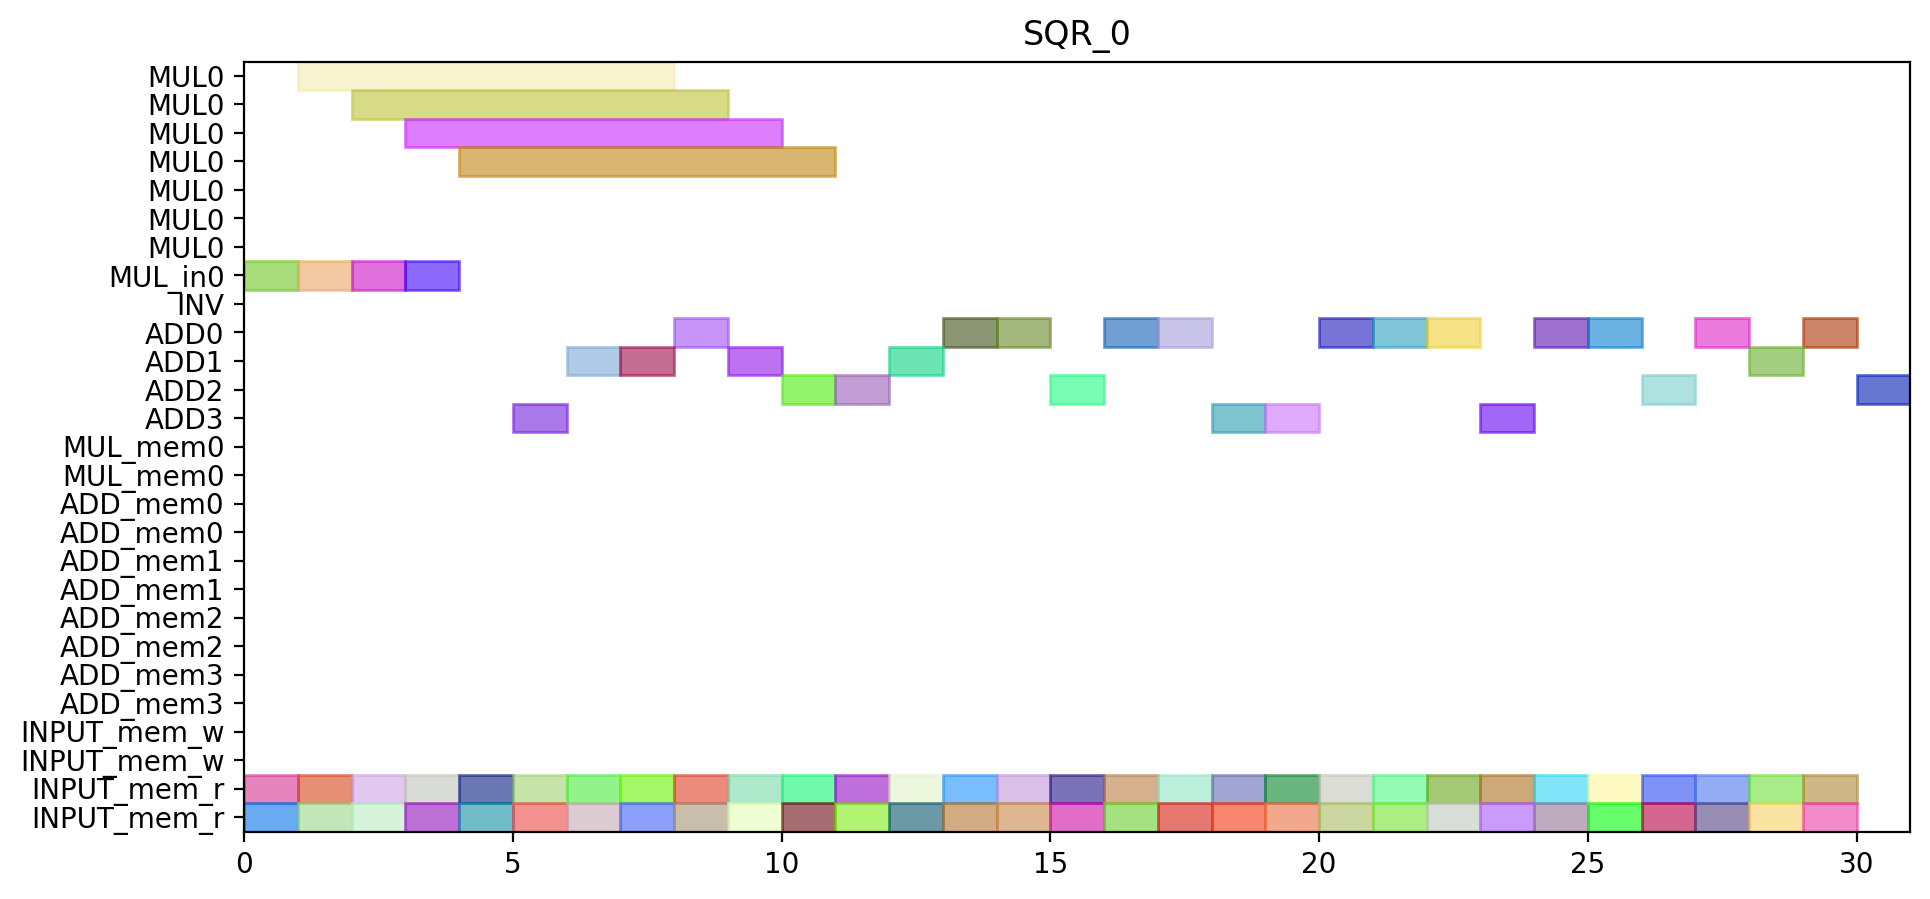

Source code (Python):
from pyschedule import Scenario, solvers, plotters, alt


def solve():
	horizon = 135
	S = Scenario("SQR_0", horizon=horizon)

	# resource
	MUL = S.Resources('MUL', num=1, size=7)
	MUL_in = S.Resources('MUL_in', num=1)
	INV = S.Resource('INV')
	ADD = S.Resources('ADD', num=4, periods=range(1, horizon))
	MUL_mem = S.Resources('MUL_mem', num=1, size=2)
	ADD_mem = S.Resources('ADD_mem', num=4, size=2)
	INPUT_mem_w = S.Resource('INPUT_mem_w', size=2)
	INPUT_mem_r = S.Resource('INPUT_mem_r', size=2)

	# result of previous scheduling

	# new tasks
	c_a1_0_y1_0 = S.Task('c_a1_0_y1_0', length=1, delay_cost=1)
	c_a1_0_y1_0 += alt(ADD)

	c_a1_0_y1_0_mem0 = S.Task('c_a1_0_y1_0_mem0', length=1, delay_cost=1)
	c_a1_0_y1_0_mem0 += INPUT_mem_r
	S += c_a1_0_y1_0_mem0 <= c_a1_0_y1_0

	c_a1_0_y1_0_mem1 = S.Task('c_a1_0_y1_0_mem1', length=1, delay_cost=1)
	c_a1_0_y1_0_mem1 += INPUT_mem_r
	S += c_a1_0_y1_0_mem1 <= c_a1_0_y1_0

	c_a1_0_y1_1 = S.Task('c_a1_0_y1_1', length=1, delay_cost=1)
	c_a1_0_y1_1 += alt(ADD)

	c_a1_0_y1_1_mem0 = S.Task('c_a1_0_y1_1_mem0', length=1, delay_cost=1)
	c_a1_0_y1_1_mem0 += INPUT_mem_r
	S += c_a1_0_y1_1_mem0 <= c_a1_0_y1_1

	c_a1_0_y1_1_mem1 = S.Task('c_a1_0_y1_1_mem1', length=1, delay_cost=1)
	c_a1_0_y1_1_mem1 += INPUT_mem_r
	S += c_a1_0_y1_1_mem1 <= c_a1_0_y1_1

	c_t0010 = S.Task('c_t0010', length=1, delay_cost=1)
	c_t0010 += alt(ADD)

	c_t0010_mem0 = S.Task('c_t0010_mem0', length=1, delay_cost=1)
	c_t0010_mem0 += INPUT_mem_r
	S += c_t0010_mem0 <= c_t0010

	c_t0010_mem1 = S.Task('c_t0010_mem1', length=1, delay_cost=1)
	c_t0010_mem1 += INPUT_mem_r
	S += c_t0010_mem1 <= c_t0010

	c_t0011 = S.Task('c_t0011', length=1, delay_cost=1)
	c_t0011 += alt(ADD)

	c_t0011_mem0 = S.Task('c_t0011_mem0', length=1, delay_cost=1)
	c_t0011_mem0 += INPUT_mem_r
	S += c_t0011_mem0 <= c_t0011

	c_t0011_mem1 = S.Task('c_t0011_mem1', length=1, delay_cost=1)
	c_t0011_mem1 += INPUT_mem_r
	S += c_t0011_mem1 <= c_t0011

	c_t0100 = S.Task('c_t0100', length=1, delay_cost=1)
	c_t0100 += alt(ADD)

	c_t0100_mem0 = S.Task('c_t0100_mem0', length=1, delay_cost=1)
	c_t0100_mem0 += INPUT_mem_r
	S += c_t0100_mem0 <= c_t0100

	c_t0100_mem1 = S.Task('c_t0100_mem1', length=1, delay_cost=1)
	c_t0100_mem1 += INPUT_mem_r
	S += c_t0100_mem1 <= c_t0100

	c_t0101 = S.Task('c_t0101', length=1, delay_cost=1)
	c_t0101 += alt(ADD)

	c_t0101_mem0 = S.Task('c_t0101_mem0', length=1, delay_cost=1)
	c_t0101_mem0 += INPUT_mem_r
	S += c_t0101_mem0 <= c_t0101

	c_t0101_mem1 = S.Task('c_t0101_mem1', length=1, delay_cost=1)
	c_t0101_mem1 += INPUT_mem_r
	S += c_t0101_mem1 <= c_t0101

	c_t0110 = S.Task('c_t0110', length=1, delay_cost=1)
	c_t0110 += alt(ADD)

	c_t0110_mem0 = S.Task('c_t0110_mem0', length=1, delay_cost=1)
	c_t0110_mem0 += INPUT_mem_r
	S += c_t0110_mem0 <= c_t0110

	c_t0110_mem1 = S.Task('c_t0110_mem1', length=1, delay_cost=1)
	c_t0110_mem1 += INPUT_mem_r
	S += c_t0110_mem1 <= c_t0110

	c_t0111 = S.Task('c_t0111', length=1, delay_cost=1)
	c_t0111 += alt(ADD)

	c_t0111_mem0 = S.Task('c_t0111_mem0', length=1, delay_cost=1)
	c_t0111_mem0 += INPUT_mem_r
	S += c_t0111_mem0 <= c_t0111

	c_t0111_mem1 = S.Task('c_t0111_mem1', length=1, delay_cost=1)
	c_t0111_mem1 += INPUT_mem_r
	S += c_t0111_mem1 <= c_t0111

	c_t0200 = S.Task('c_t0200', length=1, delay_cost=1)
	c_t0200 += alt(ADD)

	c_t0200_mem0 = S.Task('c_t0200_mem0', length=1, delay_cost=1)
	c_t0200_mem0 += INPUT_mem_r
	S += c_t0200_mem0 <= c_t0200

	c_t0200_mem1 = S.Task('c_t0200_mem1', length=1, delay_cost=1)
	c_t0200_mem1 += INPUT_mem_r
	S += c_t0200_mem1 <= c_t0200

	c_t0201 = S.Task('c_t0201', length=1, delay_cost=1)
	c_t0201 += alt(ADD)

	c_t0201_mem0 = S.Task('c_t0201_mem0', length=1, delay_cost=1)
	c_t0201_mem0 += INPUT_mem_r
	S += c_t0201_mem0 <= c_t0201

	c_t0201_mem1 = S.Task('c_t0201_mem1', length=1, delay_cost=1)
	c_t0201_mem1 += INPUT_mem_r
	S += c_t0201_mem1 <= c_t0201

	c_t0210 = S.Task('c_t0210', length=1, delay_cost=1)
	c_t0210 += alt(ADD)

	c_t0210_mem0 = S.Task('c_t0210_mem0', length=1, delay_cost=1)
	c_t0210_mem0 += INPUT_mem_r
	S += c_t0210_mem0 <= c_t0210

	c_t0210_mem1 = S.Task('c_t0210_mem1', length=1, delay_cost=1)
	c_t0210_mem1 += INPUT_mem_r
	S += c_t0210_mem1 <= c_t0210

	c_t0211 = S.Task('c_t0211', length=1, delay_cost=1)
	c_t0211 += alt(ADD)

	c_t0211_mem0 = S.Task('c_t0211_mem0', length=1, delay_cost=1)
	c_t0211_mem0 += INPUT_mem_r
	S += c_t0211_mem0 <= c_t0211

	c_t0211_mem1 = S.Task('c_t0211_mem1', length=1, delay_cost=1)
	c_t0211_mem1 += INPUT_mem_r
	S += c_t0211_mem1 <= c_t0211

	c_t1000 = S.Task('c_t1000', length=1, delay_cost=1)
	c_t1000 += alt(ADD)

	c_t1000_mem0 = S.Task('c_t1000_mem0', length=1, delay_cost=1)
	c_t1000_mem0 += INPUT_mem_r
	S += c_t1000_mem0 <= c_t1000

	c_t1000_mem1 = S.Task('c_t1000_mem1', length=1, delay_cost=1)
	c_t1000_mem1 += INPUT_mem_r
	S += c_t1000_mem1 <= c_t1000

	c_t1001 = S.Task('c_t1001', length=1, delay_cost=1)
	c_t1001 += alt(ADD)

	c_t1001_mem0 = S.Task('c_t1001_mem0', length=1, delay_cost=1)
	c_t1001_mem0 += INPUT_mem_r
	S += c_t1001_mem0 <= c_t1001

	c_t1001_mem1 = S.Task('c_t1001_mem1', length=1, delay_cost=1)
	c_t1001_mem1 += INPUT_mem_r
	S += c_t1001_mem1 <= c_t1001

	c_t1010 = S.Task('c_t1010', length=1, delay_cost=1)
	c_t1010 += alt(ADD)

	c_t1010_mem0 = S.Task('c_t1010_mem0', length=1, delay_cost=1)
	c_t1010_mem0 += INPUT_mem_r
	S += c_t1010_mem0 <= c_t1010

	c_t1010_mem1 = S.Task('c_t1010_mem1', length=1, delay_cost=1)
	c_t1010_mem1 += INPUT_mem_r
	S += c_t1010_mem1 <= c_t1010

	c_t1011 = S.Task('c_t1011', length=1, delay_cost=1)
	c_t1011 += alt(ADD)

	c_t1011_mem0 = S.Task('c_t1011_mem0', length=1, delay_cost=1)
	c_t1011_mem0 += INPUT_mem_r
	S += c_t1011_mem0 <= c_t1011

	c_t1011_mem1 = S.Task('c_t1011_mem1', length=1, delay_cost=1)
	c_t1011_mem1 += INPUT_mem_r
	S += c_t1011_mem1 <= c_t1011

	c_t1100 = S.Task('c_t1100', length=1, delay_cost=1)
	c_t1100 += alt(ADD)

	c_t1100_mem0 = S.Task('c_t1100_mem0', length=1, delay_cost=1)
	c_t1100_mem0 += INPUT_mem_r
	S += c_t1100_mem0 <= c_t1100

	c_t1100_mem1 = S.Task('c_t1100_mem1', length=1, delay_cost=1)
	c_t1100_mem1 += INPUT_mem_r
	S += c_t1100_mem1 <= c_t1100

	c_t1101 = S.Task('c_t1101', length=1, delay_cost=1)
	c_t1101 += alt(ADD)

	c_t1101_mem0 = S.Task('c_t1101_mem0', length=1, delay_cost=1)
	c_t1101_mem0 += INPUT_mem_r
	S += c_t1101_mem0 <= c_t1101

	c_t1101_mem1 = S.Task('c_t1101_mem1', length=1, delay_cost=1)
	c_t1101_mem1 += INPUT_mem_r
	S += c_t1101_mem1 <= c_t1101

	c_t1110 = S.Task('c_t1110', length=1, delay_cost=1)
	c_t1110 += alt(ADD)

	c_t1110_mem0 = S.Task('c_t1110_mem0', length=1, delay_cost=1)
	c_t1110_mem0 += INPUT_mem_r
	S += c_t1110_mem0 <= c_t1110

	c_t1110_mem1 = S.Task('c_t1110_mem1', length=1, delay_cost=1)
	c_t1110_mem1 += INPUT_mem_r
	S += c_t1110_mem1 <= c_t1110

	c_t1111 = S.Task('c_t1111', length=1, delay_cost=1)
	c_t1111 += alt(ADD)

	c_t1111_mem0 = S.Task('c_t1111_mem0', length=1, delay_cost=1)
	c_t1111_mem0 += INPUT_mem_r
	S += c_t1111_mem0 <= c_t1111

	c_t1111_mem1 = S.Task('c_t1111_mem1', length=1, delay_cost=1)
	c_t1111_mem1 += INPUT_mem_r
	S += c_t1111_mem1 <= c_t1111

	c_t1200 = S.Task('c_t1200', length=1, delay_cost=1)
	c_t1200 += alt(ADD)

	c_t1200_mem0 = S.Task('c_t1200_mem0', length=1, delay_cost=1)
	c_t1200_mem0 += INPUT_mem_r
	S += c_t1200_mem0 <= c_t1200

	c_t1200_mem1 = S.Task('c_t1200_mem1', length=1, delay_cost=1)
	c_t1200_mem1 += INPUT_mem_r
	S += c_t1200_mem1 <= c_t1200

	c_t1201 = S.Task('c_t1201', length=1, delay_cost=1)
	c_t1201 += alt(ADD)

	c_t1201_mem0 = S.Task('c_t1201_mem0', length=1, delay_cost=1)
	c_t1201_mem0 += INPUT_mem_r
	S += c_t1201_mem0 <= c_t1201

	c_t1201_mem1 = S.Task('c_t1201_mem1', length=1, delay_cost=1)
	c_t1201_mem1 += INPUT_mem_r
	S += c_t1201_mem1 <= c_t1201

	c_t1210 = S.Task('c_t1210', length=1, delay_cost=1)
	c_t1210 += alt(ADD)

	c_t1210_mem0 = S.Task('c_t1210_mem0', length=1, delay_cost=1)
	c_t1210_mem0 += INPUT_mem_r
	S += c_t1210_mem0 <= c_t1210

	c_t1210_mem1 = S.Task('c_t1210_mem1', length=1, delay_cost=1)
	c_t1210_mem1 += INPUT_mem_r
	S += c_t1210_mem1 <= c_t1210

	c_t1211 = S.Task('c_t1211', length=1, delay_cost=1)
	c_t1211 += alt(ADD)

	c_t1211_mem0 = S.Task('c_t1211_mem0', length=1, delay_cost=1)
	c_t1211_mem0 += INPUT_mem_r
	S += c_t1211_mem0 <= c_t1211

	c_t1211_mem1 = S.Task('c_t1211_mem1', length=1, delay_cost=1)
	c_t1211_mem1 += INPUT_mem_r
	S += c_t1211_mem1 <= c_t1211

	c_t3_t0_t0_t0_in = S.Task('c_t3_t0_t0_t0_in', length=1, delay_cost=1)
	c_t3_t0_t0_t0_in += alt(MUL_in)
	c_t3_t0_t0_t0 = S.Task('c_t3_t0_t0_t0', length=7, delay_cost=1)
	c_t3_t0_t0_t0 += alt(MUL)
	S += c_t3_t0_t0_t0>=c_t3_t0_t0_t0_in

	c_t3_t0_t0_t0_mem0 = S.Task('c_t3_t0_t0_t0_mem0', length=1, delay_cost=1)
	c_t3_t0_t0_t0_mem0 += INPUT_mem_r
	S += c_t3_t0_t0_t0_mem0 <= c_t3_t0_t0_t0

	c_t3_t0_t0_t0_mem1 = S.Task('c_t3_t0_t0_t0_mem1', length=1, delay_cost=1)
	c_t3_t0_t0_t0_mem1 += INPUT_mem_r
	S += c_t3_t0_t0_t0_mem1 <= c_t3_t0_t0_t0

	c_t3_t0_t0_t1_in = S.Task('c_t3_t0_t0_t1_in', length=1, delay_cost=1)
	c_t3_t0_t0_t1_in += alt(MUL_in)
	c_t3_t0_t0_t1 = S.Task('c_t3_t0_t0_t1', length=7, delay_cost=1)
	c_t3_t0_t0_t1 += alt(MUL)
	S += c_t3_t0_t0_t1>=c_t3_t0_t0_t1_in

	c_t3_t0_t0_t1_mem0 = S.Task('c_t3_t0_t0_t1_mem0', length=1, delay_cost=1)
	c_t3_t0_t0_t1_mem0 += INPUT_mem_r
	S += c_t3_t0_t0_t1_mem0 <= c_t3_t0_t0_t1

	c_t3_t0_t0_t1_mem1 = S.Task('c_t3_t0_t0_t1_mem1', length=1, delay_cost=1)
	c_t3_t0_t0_t1_mem1 += INPUT_mem_r
	S += c_t3_t0_t0_t1_mem1 <= c_t3_t0_t0_t1

	c_t3_t0_t0_t2 = S.Task('c_t3_t0_t0_t2', length=1, delay_cost=1)
	c_t3_t0_t0_t2 += alt(ADD)

	c_t3_t0_t0_t2_mem0 = S.Task('c_t3_t0_t0_t2_mem0', length=1, delay_cost=1)
	c_t3_t0_t0_t2_mem0 += INPUT_mem_r
	S += c_t3_t0_t0_t2_mem0 <= c_t3_t0_t0_t2

	c_t3_t0_t0_t2_mem1 = S.Task('c_t3_t0_t0_t2_mem1', length=1, delay_cost=1)
	c_t3_t0_t0_t2_mem1 += INPUT_mem_r
	S += c_t3_t0_t0_t2_mem1 <= c_t3_t0_t0_t2

	c_t3_t0_t0_t3 = S.Task('c_t3_t0_t0_t3', length=1, delay_cost=1)
	c_t3_t0_t0_t3 += alt(ADD)

	c_t3_t0_t0_t3_mem0 = S.Task('c_t3_t0_t0_t3_mem0', length=1, delay_cost=1)
	c_t3_t0_t0_t3_mem0 += INPUT_mem_r
	S += c_t3_t0_t0_t3_mem0 <= c_t3_t0_t0_t3

	c_t3_t0_t0_t3_mem1 = S.Task('c_t3_t0_t0_t3_mem1', length=1, delay_cost=1)
	c_t3_t0_t0_t3_mem1 += INPUT_mem_r
	S += c_t3_t0_t0_t3_mem1 <= c_t3_t0_t0_t3

	c_t3_t0_t1_t0_in = S.Task('c_t3_t0_t1_t0_in', length=1, delay_cost=1)
	c_t3_t0_t1_t0_in += alt(MUL_in)
	c_t3_t0_t1_t0 = S.Task('c_t3_t0_t1_t0', length=7, delay_cost=1)
	c_t3_t0_t1_t0 += alt(MUL)
	S += c_t3_t0_t1_t0>=c_t3_t0_t1_t0_in

	c_t3_t0_t1_t0_mem0 = S.Task('c_t3_t0_t1_t0_mem0', length=1, delay_cost=1)
	c_t3_t0_t1_t0_mem0 += INPUT_mem_r
	S += c_t3_t0_t1_t0_mem0 <= c_t3_t0_t1_t0

	c_t3_t0_t1_t0_mem1 = S.Task('c_t3_t0_t1_t0_mem1', length=1, delay_cost=1)
	c_t3_t0_t1_t0_mem1 += INPUT_mem_r
	S += c_t3_t0_t1_t0_mem1 <= c_t3_t0_t1_t0

	c_t3_t0_t1_t1_in = S.Task('c_t3_t0_t1_t1_in', length=1, delay_cost=1)
	c_t3_t0_t1_t1_in += alt(MUL_in)
	c_t3_t0_t1_t1 = S.Task('c_t3_t0_t1_t1', length=7, delay_cost=1)
	c_t3_t0_t1_t1 += alt(MUL)
	S += c_t3_t0_t1_t1>=c_t3_t0_t1_t1_in

	c_t3_t0_t1_t1_mem0 = S.Task('c_t3_t0_t1_t1_mem0', length=1, delay_cost=1)
	c_t3_t0_t1_t1_mem0 += INPUT_mem_r
	S += c_t3_t0_t1_t1_mem0 <= c_t3_t0_t1_t1

	c_t3_t0_t1_t1_mem1 = S.Task('c_t3_t0_t1_t1_mem1', length=1, delay_cost=1)
	c_t3_t0_t1_t1_mem1 += INPUT_mem_r
	S += c_t3_t0_t1_t1_mem1 <= c_t3_t0_t1_t1

	solvers.mip.solve(S,msg=1,kind='CPLEX',ratio_gap=1.01)

	solution = [['hoge']*len(S.solution()[1]) for i in range(len(S.solution()))]
	for i in range(len(S.solution())):
		for j in range(len(S.solution()[i])):
			solution[i][j]=str(S.solution()[i][j])
	print(solution)

	cycles = int(solution[-1][3])

	pic_file_name = "/home/mfukuda/pairing_automation_design/bls24-317/scheduling/SQR_mul1_add4/SQR_0.png"
	if(S.solution() != []):
		plotters.matplotlib.plot(S,img_filename=pic_file_name, vertical_text=True, fig_size=(cycles*0.25+3, 5), show_task_labels=False)

	return solution
